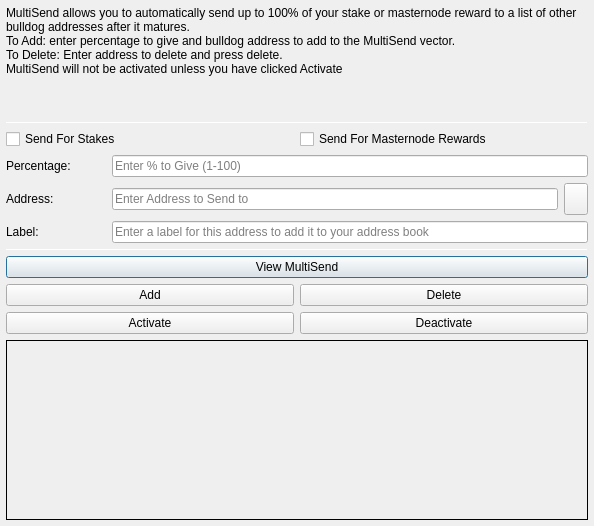
<?xml version="1.0" encoding="UTF-8"?>
<ui version="4.0">
 <class>MultiSendDialog</class>
 <widget class="QDialog" name="MultiSendDialog">
  <property name="windowModality">
   <enum>Qt::NonModal</enum>
  </property>
  <property name="geometry">
   <rect>
    <x>0</x>
    <y>0</y>
    <width>594</width>
    <height>526</height>
   </rect>
  </property>
  <property name="windowTitle">
   <string>MultiSend</string>
  </property>
  <layout class="QVBoxLayout" name="verticalLayout" stretch="0">
   <property name="leftMargin">
    <number>6</number>
   </property>
   <property name="topMargin">
    <number>6</number>
   </property>
   <property name="rightMargin">
    <number>6</number>
   </property>
   <property name="bottomMargin">
    <number>6</number>
   </property>
   <item>
    <layout class="QVBoxLayout" name="verticalLayout_Main" stretch="1,1,1,0,1,1,1">
     <item>
      <widget class="QLabel" name="label_2">
       <property name="lineWidth">
        <number>1</number>
       </property>
       <property name="text">
        <string>MultiSend allows you to automatically send up to 100% of your stake or masternode reward to a list of other bulldog addresses after it matures.
To Add: enter percentage to give and bulldog address to add to the MultiSend vector.
To Delete: Enter address to delete and press delete.
MultiSend will not be activated unless you have clicked Activate</string>
       </property>
       <property name="alignment">
        <set>Qt::AlignLeading|Qt::AlignLeft|Qt::AlignTop</set>
       </property>
       <property name="wordWrap">
        <bool>true</bool>
       </property>
      </widget>
     </item>
     <item>
      <widget class="Line" name="line">
       <property name="minimumSize">
        <size>
         <width>0</width>
         <height>1</height>
        </size>
       </property>
       <property name="maximumSize">
        <size>
         <width>16777215</width>
         <height>1</height>
        </size>
       </property>
       <property name="orientation">
        <enum>Qt::Horizontal</enum>
       </property>
      </widget>
     </item>
     <item>
      <layout class="QVBoxLayout" name="verticalLayout_Settings">
       <item>
        <layout class="QHBoxLayout" name="horizontalLayout">
         <item>
          <widget class="QCheckBox" name="multiSendStakeCheckBox">
           <property name="text">
            <string>Send For Stakes</string>
           </property>
          </widget>
         </item>
         <item>
          <widget class="QCheckBox" name="multiSendMasternodeCheckBox">
           <property name="text">
            <string>Send For Masternode Rewards</string>
           </property>
          </widget>
         </item>
        </layout>
       </item>
       <item>
        <layout class="QHBoxLayout" name="horizontalLayout_6">
         <item>
          <widget class="QLabel" name="label">
           <property name="minimumSize">
            <size>
             <width>100</width>
             <height>0</height>
            </size>
           </property>
           <property name="toolTip">
            <string>Percentage of stake to send</string>
           </property>
           <property name="text">
            <string>Percentage:</string>
           </property>
          </widget>
         </item>
         <item>
          <widget class="QLineEdit" name="multiSendPercentEdit">
           <property name="toolTip">
            <string>Enter whole numbers 1 - 100</string>
           </property>
           <property name="placeholderText">
            <string>Enter % to Give (1-100)</string>
           </property>
          </widget>
         </item>
        </layout>
       </item>
       <item>
        <layout class="QHBoxLayout" name="horizontalLayout_7">
         <item>
          <widget class="QLabel" name="label_5">
           <property name="minimumSize">
            <size>
             <width>100</width>
             <height>0</height>
            </size>
           </property>
           <property name="toolTip">
            <string>Address to send portion of stake to</string>
           </property>
           <property name="text">
            <string>Address:</string>
           </property>
          </widget>
         </item>
         <item>
          <widget class="QLineEdit" name="multiSendAddressEdit">
           <property name="toolTip">
            <string/>
           </property>
           <property name="placeholderText">
            <string>Enter Address to Send to</string>
           </property>
          </widget>
         </item>
         <item>
          <widget class="QToolButton" name="addressBookButton">
           <property name="maximumSize">
            <size>
             <width>16777215</width>
             <height>32</height>
            </size>
           </property>
           <property name="toolTip">
            <string>Choose an address from the address book</string>
           </property>
           <property name="text">
            <string/>
           </property>
           <property name="icon">
            <iconset resource="../bulldog.qrc">
             <normaloff>:/icons/address-book</normaloff>:/icons/address-book</iconset>
           </property>
           <property name="shortcut">
            <string>Alt+A</string>
           </property>
          </widget>
         </item>
        </layout>
       </item>
      </layout>
     </item>
     <item>
      <layout class="QHBoxLayout" name="horizontalLayout_3">
       <item>
        <widget class="QLabel" name="label_3">
         <property name="minimumSize">
          <size>
           <width>100</width>
           <height>0</height>
          </size>
         </property>
         <property name="text">
          <string>Label:</string>
         </property>
        </widget>
       </item>
       <item>
        <widget class="QLineEdit" name="labelAddressLabelEdit">
         <property name="placeholderText">
          <string>Enter a label for this address to add it to your address book</string>
         </property>
        </widget>
       </item>
      </layout>
     </item>
     <item>
      <widget class="Line" name="line_2">
       <property name="minimumSize">
        <size>
         <width>0</width>
         <height>1</height>
        </size>
       </property>
       <property name="maximumSize">
        <size>
         <width>16777215</width>
         <height>1</height>
        </size>
       </property>
       <property name="orientation">
        <enum>Qt::Horizontal</enum>
       </property>
      </widget>
     </item>
     <item>
      <layout class="QVBoxLayout" name="verticalLayout_Buttons">
       <item>
        <layout class="QHBoxLayout" name="horizontalLayout_4">
         <item>
          <widget class="QPushButton" name="viewButton">
           <property name="toolTip">
            <string/>
           </property>
           <property name="statusTip">
            <string>View MultiSend Vector</string>
           </property>
           <property name="text">
            <string>View MultiSend</string>
           </property>
          </widget>
         </item>
        </layout>
       </item>
       <item>
        <layout class="QHBoxLayout" name="horizontalLayout_2">
         <item>
          <widget class="QPushButton" name="addButton">
           <property name="toolTip">
            <string/>
           </property>
           <property name="statusTip">
            <string>Add to MultiSend Vector</string>
           </property>
           <property name="text">
            <string>Add</string>
           </property>
          </widget>
         </item>
         <item>
          <widget class="QPushButton" name="deleteButton">
           <property name="toolTip">
            <string/>
           </property>
           <property name="statusTip">
            <string>Delete Address From MultiSend Vector</string>
           </property>
           <property name="text">
            <string>Delete</string>
           </property>
          </widget>
         </item>
        </layout>
       </item>
       <item>
        <layout class="QHBoxLayout" name="horizontalLayout_5">
         <item>
          <widget class="QPushButton" name="activateButton">
           <property name="statusTip">
            <string>Activate MultiSend</string>
           </property>
           <property name="text">
            <string>Activate</string>
           </property>
          </widget>
         </item>
         <item>
          <widget class="QPushButton" name="disableButton">
           <property name="statusTip">
            <string>Deactivate MultiSend</string>
           </property>
           <property name="text">
            <string>Deactivate</string>
           </property>
          </widget>
         </item>
        </layout>
       </item>
      </layout>
     </item>
     <item>
      <widget class="QLabel" name="message">
       <property name="minimumSize">
        <size>
         <width>0</width>
         <height>180</height>
        </size>
       </property>
       <property name="frameShape">
        <enum>QFrame::Panel</enum>
       </property>
       <property name="frameShadow">
        <enum>QFrame::Plain</enum>
       </property>
       <property name="lineWidth">
        <number>1</number>
       </property>
       <property name="midLineWidth">
        <number>1</number>
       </property>
       <property name="text">
        <string/>
       </property>
       <property name="alignment">
        <set>Qt::AlignLeading|Qt::AlignLeft|Qt::AlignTop</set>
       </property>
       <property name="wordWrap">
        <bool>true</bool>
       </property>
      </widget>
     </item>
    </layout>
   </item>
  </layout>
 </widget>
 <resources>
  <include location="../bulldog.qrc"/>
 </resources>
 <connections/>
</ui>
